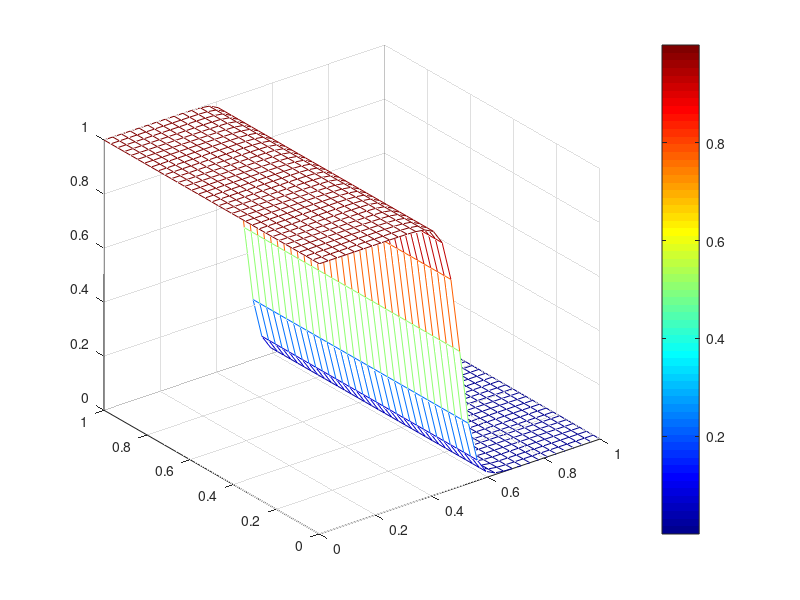

Write MATLAB code to recreate this figure.
close all
x=linspace(0,1,33);
y=x;
[x,y]=meshgrid(x,y);
%Z=exp(-(x-0.5).^2/0.2-3*(y-0.5).^2/0.2);
Z=1/2*(1-tanh((x-0.5)/0.05));
colormap('jet');
mesh(x,y,Z)
colorbar

